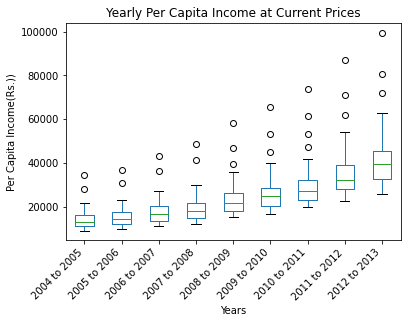

Source code (Python):
import matplotlib.pyplot as plt
import pandas as pd
import numpy as np
  
data = pd.read_csv('Per_Capita_Income_at_Current_Prices.csv')
df = pd.DataFrame(data)

df = df.drop(['S. No','District'], axis=1)
df.columns = df.columns.str.rstrip(' (In Rupees)')
df.columns = df.columns.str.rstrip(' (P')
df.columns = df.columns.str.rstrip(' (Q')
df.boxplot()
plt.title("Yearly Per Capita Income at Current Prices")
plt.xlabel("Years")
plt.ylabel("Per Capita Income(Rs.))")
plt.grid()
plt.xticks(rotation = 45,ha='right')

plt.show()
